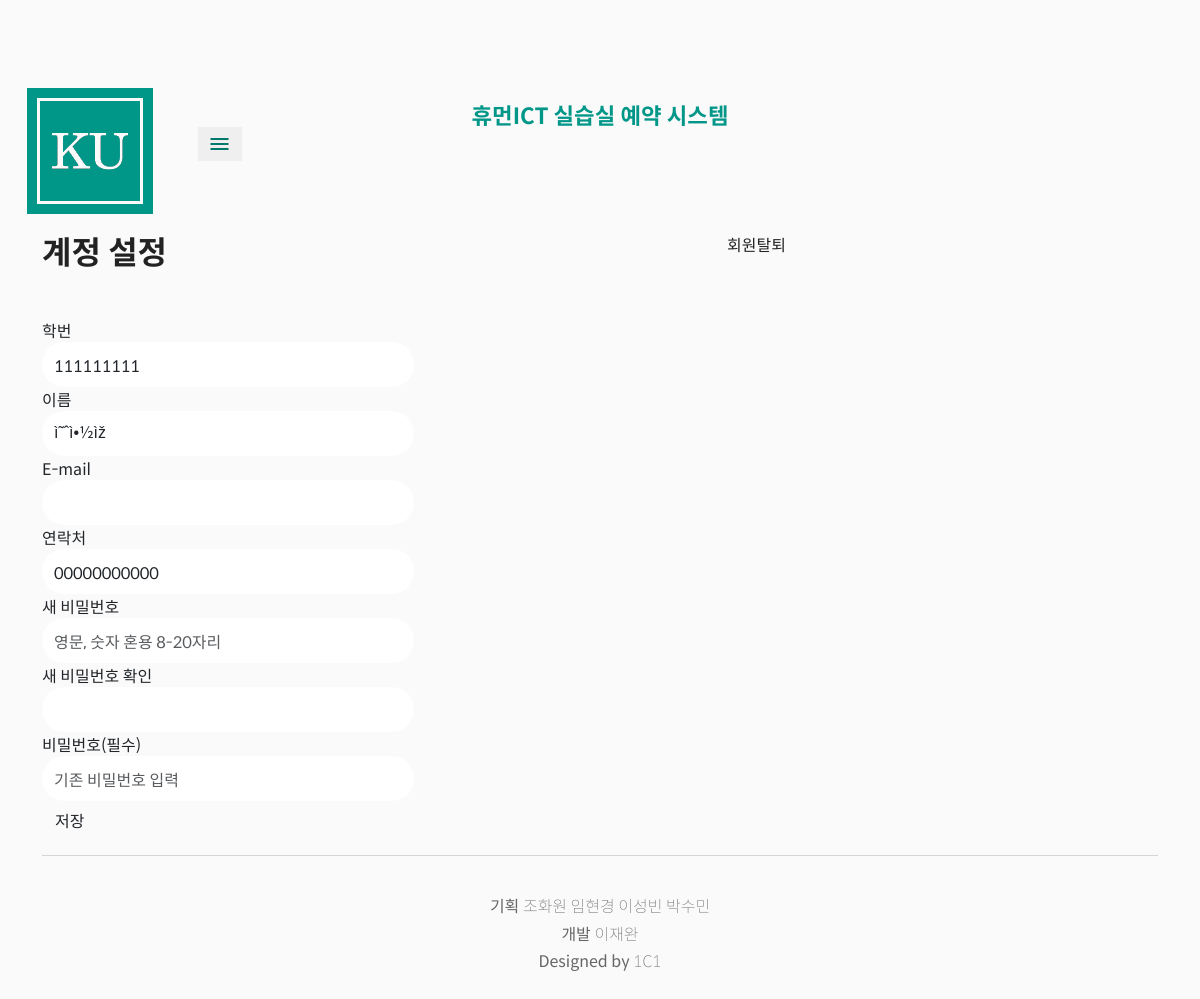
Screenshot of /account.php (signed in) with the database file from the repository.
### tables this page shows
CREATE TABLE `member` (
  `student_number` int(9) NOT NULL DEFAULT '0',
  `password` char(32) DEFAULT NULL,
  `name` char(20) DEFAULT NULL,
  `email` char(30) DEFAULT NULL,
  `tel` char(15) DEFAULT NULL,
  `admin_code` tinyint(1) DEFAULT NULL
);

### account.php (the view, shortened to what this page needs)
<?php
include 'main.html';
$student_number = $_SESSION['student_number'];
$query = "SELECT * FROM member WHERE student_number = $student_number";
if($result = $db->query($query)) {
  $row = $result->fetch_assoc();
}
?>
<div class="container">
  <div class="col-xs-12 col-sm-8 col-sm-offset-2">
    <h1 class="table_title">계정 설정</h1>
    <div class="float_right">
       <a href="account_delete.php">회원탈퇴</a>
    </div>
  </div>
</div>
<br/><br/>
<div class="container">
 <form method="post" action="account_set.php" onsubmit="return account_check();" name="account" class="form-horizontal">
      <div class="form-group">
        <div class="col-xs-12 col-sm-4 col-sm-offset-4">
          <label for="student_number"> 학번</label>
          <input class="form-control input_radius" name="student_number" value="<?=$row['student_number']?>" type="text" readonly>
        </div>
      </div>
      <div class="form-group">
        <div class="col-xs-12 col-sm-4 col-sm-offset-4">
          <label for="name">이름</label>
          <input class="form-control input_radius" name="name" type="text" value="<?=$row['name']?>" readonly>
        </div>
      </div>
      <div class="form-group">
        <div class="col-xs-12 col-sm-4 col-sm-offset-4">
          <label for="email">E-mail</label>
          <input class="form-control input_radius" name="email" type="email" value="<?=$row['email']?>">
        </div>
      </div>
      <div class="form-group">
        <div class="col-xs-12 col-sm-4 col-sm-offset-4">
          <label for="tel">연락처</label>
          <input class="form-control input_radius" name="tel" type="tel" value="<?=$row['tel']?>">
        </div>
      </div>
      <div class="form-group">
        <div class="col-xs-12 col-sm-4 col-sm-offset-4">
          <label for="password">새 비밀번호</label>
          <input type="password" class="form-control input_radius" name="new_password" placeholder="영문, 숫자 혼용 8-20자리" maxlength="20">
        </div>
      </div>
      <div class="form-group">
        <div class="col-xs-12 col-sm-4 col-sm-offset-4">
          <label for="password2">새 비밀번호 확인</label>
          <input type="password" class="form-control input_radius" name="new_password2" maxlength="20">
        </div>
      </div>
      <div class="form-group">
        <div class="col-xs-12 col-sm-4 col-sm-offset-4">
          <label for="password">비밀번호(필수)</label>
          <input type="password" class="form-control input_radius" name="password" placeholder="기존 비밀번호 입력" maxlength="20">
        </div>
      </div>
      <div class="form-group">
        <div class="col-xs-12 col-sm-4 col-sm-offset-4">
          <input class="btn btn-default" type="submit" onclick="return confirm('이대로 계정을 저장하시겠습니까?');" value="저장">
        </div>
      </div>
    </form>
</div>

### main.css (style rules this page uses)
@media (min-width:992px) { .navbar-text { font-size:1.4em!important;margin:.55em 0 0 0!important } }
@media (min-width:992px) { .table_title { font-size:2em!important } }
* { font-family:'Spoqa Han Sans',sans-serif }
body { padding-top:70px;background-color:#fafafa }
footer { margin:0 auto;color:#666 }
a { text-decoration:none!important;color:#222 }
.float_right { float:right }
.weight_100 { font-weight:100 }
.navbar { margin-bottom:0;border:0;background-color:#fafafa }
.navbar-brand { padding:0 }
.navbar-brand>img { height:100%;padding:10px 15px;width:auto }
.navbar-text { width:13em;position:absolute;left:50%;transform:translateX(-50%);font-weight:700;font-size:1.2em;text-align:center;color:#009688!important }
.navbar-default .navbar-toggle { border:0;padding:0 10px;margin:10px }
#nav_icon { color:#00796b;padding:5px 0 }
.table_title { display:inline;font-size:20px;font-weight:700;color:#222 }
.input_radius { border-radius:1.5em;border:0;height:45px }

### rows the page displays
member: student_number "111111111", name "ì˜ˆì•½ìž", tel "00000000000"
